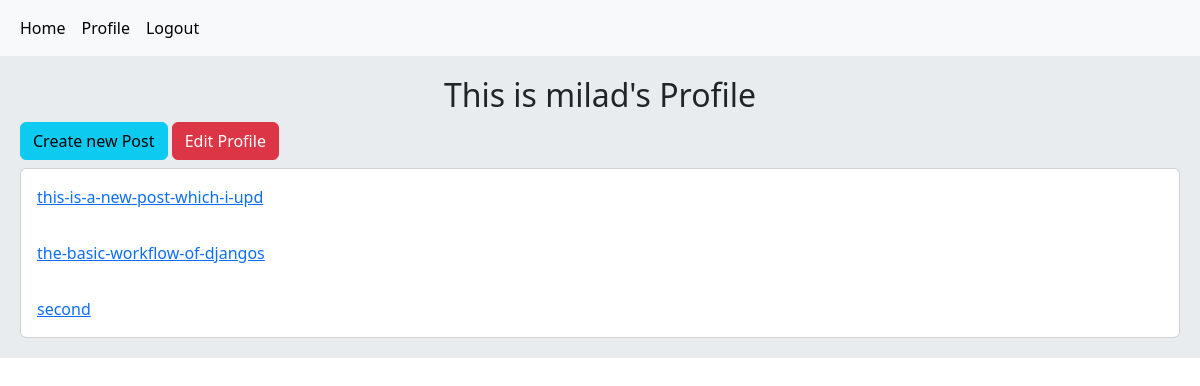
The app's page /account/profile/1/ (signed in), older data.
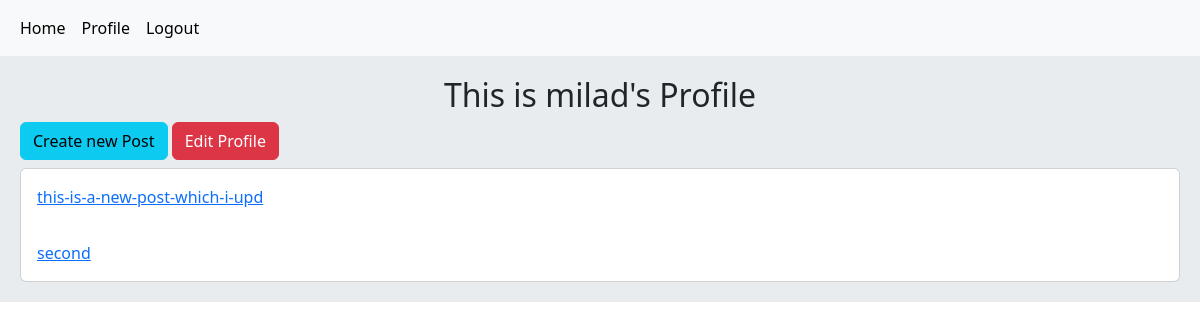
The same page, newer data.
### home/models.py (models this page shows, shortened)
class Post(models.Model):
    user = models.ForeignKey(User, on_delete=models.CASCADE, related_name='posts')
    title = models.CharField(max_length=200)
    body = models.TextField()
    slug = models.SlugField(unique=True)
    created = models.DateTimeField(auto_now_add=True)
    updated = models.DateTimeField(auto_now=True)
    class Meta:
        ordering = ('-created',)
    def get_absolute_url(self):
        return reverse('home:post_detail', kwargs={'pk': self.pk, 'slug': self.slug})

### account/views.py (the view)
# urls.py: path('profile/<int:pk>/', views.UserProfileView.as_view(), name='user_profile'),
class UserProfileView(LoginRequiredMixin, View):
    def get(self, request, pk):
        is_following = False
        user = get_object_or_404(User, pk=pk)
        posts = user.posts.all()
        relation = Relation.objects.filter(from_user=request.user, to_user=user)
        if relation.exists():
            is_following = True
        return render(request, 'account/profile.html', {'user': user, "posts": posts, "is_following": is_following})

### account/templates/account/profile.html (shortened to what this page needs)
{% extends 'master.html' %}
{% block body %}
    <h2 class="text-center">This is {{ user.username }}'s Profile</h2>
    {% if request.user.id == user.id %}
        <a href="{% url 'home:post_create' %}" class="btn btn-info mb-2">Create new Post</a>
        <a href="{% url 'account:edit_user' %}" class="btn btn-danger mb-2">Edit Profile</a>
    {% endif %}
    <div class="card">
        {% for post in posts %}
            <div class="card-body">
                <a href="{{ post.get_absolute_url }}"> {{ post.slug }}</a>
            </div>
        {% endfor %}
    </div>
{% endblock %}

Row changes from the older to the newer data that the page shows:
removed Post: slug "the-basic-workflow-of-djangos"
